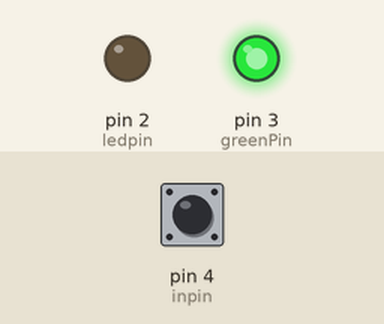
Bench run of a program on a simulated Arduino Mega 2560, built with avr-gcc and run on an emulated ATmega2560. Shown: output pins drawn as LEDs (lit = HIGH). Inputs (shaded band) come from the test bench; at power-on: pin 4 (inpin) HIGH.

Above: at 1.2 s.
1.3 s: pin 4 (inpin) pulled LOW for 0.15 s
At 1.37 s:
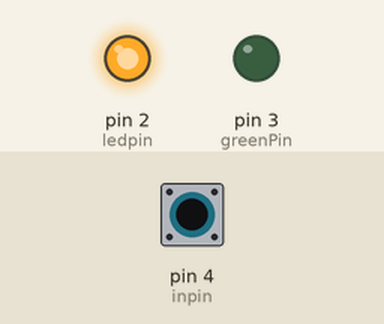
2.9 s: pin 4 (inpin) pulled LOW for 3.2 s
At 6.5 s:
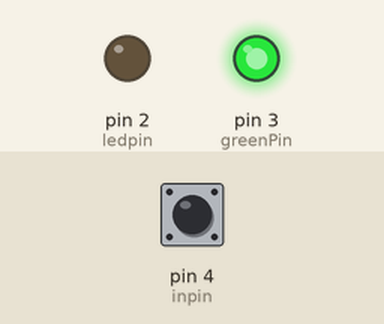
Timing chart, 0 to 8.0 s (numbered marks = the images above; inputs shaded):
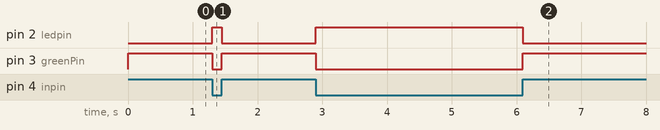

Measured:
- after the input at 1.3 s, pin 2 (ledpin): LOW → HIGH at once, → LOW 0.15 s later; pin 3 (greenPin): HIGH → LOW at once, → HIGH 0.15 s later
- after the input at 2.9 s, pin 2 (ledpin): LOW → HIGH at once, → LOW 3.2 s later; pin 3 (greenPin): HIGH → LOW at once, → HIGH 3.2 s later

The program:

main.cpp
```cpp
#include <Arduino.h>

int ledpin = 2; // initialize pin 11
int greenPin = 3;
int inpin = 4; // initialize pin 7
int val;       // define val

void setup() {
  pinMode(ledpin, OUTPUT);   // set LED pin as “output”
  pinMode(greenPin, OUTPUT); // set LED pin as “output”
  pinMode(inpin, INPUT);     // set button pin as “input”
  digitalWrite(inpin, HIGH);
}

void loop() {
  val =
      digitalRead(inpin); // read the level value of pin 7 and assign if to val
  if (val == LOW) // check if the button is pressed, if yes, turn on the LED
  {
    digitalWrite(ledpin, HIGH);
    digitalWrite(greenPin, LOW);
  } else {
    digitalWrite(ledpin, LOW);
    digitalWrite(greenPin, HIGH);
  }
}
```
